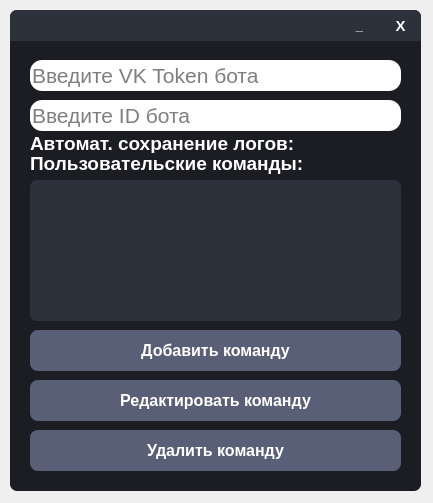
<?xml version="1.0" encoding="UTF-8"?>
<ui version="4.0">
 <class>Form</class>
 <widget class="QWidget" name="Form">
  <property name="geometry">
   <rect>
    <x>0</x>
    <y>0</y>
    <width>433</width>
    <height>503</height>
   </rect>
  </property>
  <property name="windowTitle">
   <string>Form</string>
  </property>
  <widget class="QFrame" name="Window">
   <property name="geometry">
    <rect>
     <x>10</x>
     <y>10</y>
     <width>411</width>
     <height>481</height>
    </rect>
   </property>
   <property name="styleSheet">
    <string notr="true">QFrame{
	border-radius: 7px;
	background-color: #1B1D23;
}

QLabel{
	color: white;
}</string>
   </property>
   <property name="frameShape">
    <enum>QFrame::StyledPanel</enum>
   </property>
   <property name="frameShadow">
    <enum>QFrame::Raised</enum>
   </property>
   <widget class="QFrame" name="WindowFrame">
    <property name="geometry">
     <rect>
      <x>0</x>
      <y>0</y>
      <width>411</width>
      <height>31</height>
     </rect>
    </property>
    <property name="styleSheet">
     <string notr="true">QFrame{
	border-bottom-left-radius: 0px;
	border-bottom-right-radius: 0px;
	background-color: #2C313C;
}</string>
    </property>
    <property name="frameShape">
     <enum>QFrame::StyledPanel</enum>
    </property>
    <property name="frameShadow">
     <enum>QFrame::Raised</enum>
    </property>
    <widget class="QPushButton" name="CloseWindowButton">
     <property name="geometry">
      <rect>
       <x>370</x>
       <y>0</y>
       <width>41</width>
       <height>31</height>
      </rect>
     </property>
     <property name="font">
      <font>
       <pointsize>11</pointsize>
       <weight>75</weight>
       <bold>true</bold>
      </font>
     </property>
     <property name="cursor">
      <cursorShape>PointingHandCursor</cursorShape>
     </property>
     <property name="styleSheet">
      <string notr="true">QPushButton{
	color: white;
	border: none;
	border-top-right-radius: 7px;
	background-color: #2C313C;
}

QPushButton:hover{
	background-color: #45494D;
}

QPushButton:pressed{
	color: #EA2F4E;
}</string>
     </property>
     <property name="text">
      <string>X</string>
     </property>
    </widget>
    <widget class="QPushButton" name="MinimizeWindowButton">
     <property name="geometry">
      <rect>
       <x>329</x>
       <y>0</y>
       <width>41</width>
       <height>31</height>
      </rect>
     </property>
     <property name="font">
      <font>
       <pointsize>10</pointsize>
       <weight>75</weight>
       <bold>true</bold>
      </font>
     </property>
     <property name="cursor">
      <cursorShape>PointingHandCursor</cursorShape>
     </property>
     <property name="styleSheet">
      <string notr="true">QPushButton{
	color: white;
	border: none;
	border-top-right-radius: 7px;
	background-color: #2C313C;
}

QPushButton:hover{
	background-color: #45494D;
}

QPushButton:pressed{
	color: #EA2F4E;
}</string>
     </property>
     <property name="text">
      <string>_</string>
     </property>
     <property name="default">
      <bool>false</bool>
     </property>
    </widget>
    <widget class="QPushButton" name="SaveBotSettingsButton">
     <property name="geometry">
      <rect>
       <x>298</x>
       <y>0</y>
       <width>31</width>
       <height>31</height>
      </rect>
     </property>
     <property name="font">
      <font>
       <pointsize>10</pointsize>
       <weight>75</weight>
       <bold>true</bold>
      </font>
     </property>
     <property name="cursor">
      <cursorShape>PointingHandCursor</cursorShape>
     </property>
     <property name="styleSheet">
      <string notr="true">QPushButton{
	border: none;
	border-top-right-radius: 7px;
	background-color: #2C313C;
}

QPushButton:hover{
	background-color: #45494D;
}</string>
     </property>
     <property name="text">
      <string/>
     </property>
     <property name="icon">
      <iconset>
       <normaloff>../../../Icons/SaveOff.png</normaloff>../../../Icons/SaveOff.png</iconset>
     </property>
     <property name="iconSize">
      <size>
       <width>25</width>
       <height>25</height>
      </size>
     </property>
    </widget>
   </widget>
   <widget class="QLineEdit" name="VKTokenLineEdit">
    <property name="geometry">
     <rect>
      <x>20</x>
      <y>50</y>
      <width>331</width>
      <height>31</height>
     </rect>
    </property>
    <property name="font">
     <font>
      <pointsize>16</pointsize>
      <weight>50</weight>
      <bold>false</bold>
     </font>
    </property>
    <property name="styleSheet">
     <string notr="true">QLineEdit{
	border-bottom-left-radius: 12px;
	border-top-left-radius: 12px;
}</string>
    </property>
    <property name="inputMethodHints">
     <set>Qt::ImhHiddenText|Qt::ImhNoAutoUppercase|Qt::ImhNoPredictiveText|Qt::ImhSensitiveData</set>
    </property>
    <property name="inputMask">
     <string/>
    </property>
    <property name="text">
     <string/>
    </property>
    <property name="frame">
     <bool>false</bool>
    </property>
    <property name="echoMode">
     <enum>QLineEdit::Password</enum>
    </property>
    <property name="placeholderText">
     <string>Введите VK Token бота</string>
    </property>
    <property name="cursorMoveStyle">
     <enum>Qt::LogicalMoveStyle</enum>
    </property>
   </widget>
   <widget class="QLineEdit" name="IDBotLineEdit">
    <property name="geometry">
     <rect>
      <x>20</x>
      <y>90</y>
      <width>371</width>
      <height>31</height>
     </rect>
    </property>
    <property name="font">
     <font>
      <pointsize>16</pointsize>
      <weight>50</weight>
      <bold>false</bold>
     </font>
    </property>
    <property name="styleSheet">
     <string notr="true">QLineEdit{
	border-radius: 12px;
}</string>
    </property>
    <property name="inputMask">
     <string/>
    </property>
    <property name="text">
     <string/>
    </property>
    <property name="frame">
     <bool>false</bool>
    </property>
    <property name="echoMode">
     <enum>QLineEdit::Normal</enum>
    </property>
    <property name="dragEnabled">
     <bool>false</bool>
    </property>
    <property name="readOnly">
     <bool>false</bool>
    </property>
    <property name="placeholderText">
     <string>Введите ID бота</string>
    </property>
   </widget>
   <widget class="QFrame" name="frame">
    <property name="geometry">
     <rect>
      <x>350</x>
      <y>50</y>
      <width>41</width>
      <height>31</height>
     </rect>
    </property>
    <property name="styleSheet">
     <string notr="true">QFrame{
	border-bottom-right-radius: 12px;
	border-top-right-radius: 12px;
	border-bottom-left-radius: 0px;
	border-top-left-radius: 0px;
	background-color: white;
}</string>
    </property>
    <property name="frameShape">
     <enum>QFrame::StyledPanel</enum>
    </property>
    <property name="frameShadow">
     <enum>QFrame::Raised</enum>
    </property>
    <widget class="QPushButton" name="ShowVKTokenButton">
     <property name="geometry">
      <rect>
       <x>0</x>
       <y>0</y>
       <width>41</width>
       <height>31</height>
      </rect>
     </property>
     <property name="styleSheet">
      <string notr="true">QPushButton{
	border: none;
}</string>
     </property>
     <property name="text">
      <string/>
     </property>
     <property name="icon">
      <iconset>
       <normaloff>../../../Icons/eyeOn.png</normaloff>../../../Icons/eyeOn.png</iconset>
     </property>
     <property name="iconSize">
      <size>
       <width>32</width>
       <height>32</height>
      </size>
     </property>
    </widget>
   </widget>
   <widget class="QLabel" name="label_2">
    <property name="geometry">
     <rect>
      <x>20</x>
      <y>143</y>
      <width>286</width>
      <height>21</height>
     </rect>
    </property>
    <property name="font">
     <font>
      <pointsize>14</pointsize>
      <weight>75</weight>
      <bold>true</bold>
     </font>
    </property>
    <property name="styleSheet">
     <string notr="true"/>
    </property>
    <property name="text">
     <string>Пользовательские команды:</string>
    </property>
   </widget>
   <widget class="QPushButton" name="UserCommandsButton">
    <property name="geometry">
     <rect>
      <x>304</x>
      <y>146</y>
      <width>20</width>
      <height>21</height>
     </rect>
    </property>
    <property name="cursor">
     <cursorShape>PointingHandCursor</cursorShape>
    </property>
    <property name="styleSheet">
     <string notr="true">QPushButton{
	border: none;
}</string>
    </property>
    <property name="text">
     <string/>
    </property>
    <property name="icon">
     <iconset>
      <normaloff>../../../Icons/Off.png</normaloff>../../../Icons/Off.png</iconset>
    </property>
    <property name="iconSize">
     <size>
      <width>16</width>
      <height>16</height>
     </size>
    </property>
   </widget>
   <widget class="QPushButton" name="AddUserCommandButton">
    <property name="geometry">
     <rect>
      <x>20</x>
      <y>320</y>
      <width>371</width>
      <height>41</height>
     </rect>
    </property>
    <property name="font">
     <font>
      <pointsize>12</pointsize>
      <weight>75</weight>
      <bold>true</bold>
     </font>
    </property>
    <property name="cursor">
     <cursorShape>PointingHandCursor</cursorShape>
    </property>
    <property name="styleSheet">
     <string notr="true">QPushButton{
	color: white;
	border-radius: 8px;
	background-color: #595F76;
}

QPushButton:hover{
	background-color: #50566E;
}

QPushButton:pressed{
	background-color: #434965;
}</string>
    </property>
    <property name="text">
     <string>Добавить команду</string>
    </property>
   </widget>
   <widget class="QListWidget" name="UserCommandsListWidget">
    <property name="geometry">
     <rect>
      <x>20</x>
      <y>170</y>
      <width>371</width>
      <height>141</height>
     </rect>
    </property>
    <property name="font">
     <font>
      <pointsize>14</pointsize>
      <weight>75</weight>
      <bold>true</bold>
     </font>
    </property>
    <property name="tabletTracking">
     <bool>false</bool>
    </property>
    <property name="autoFillBackground">
     <bool>false</bool>
    </property>
    <property name="styleSheet">
     <string notr="true">color: white;
border-radius: 7px;
background-color: #2C313C;
</string>
    </property>
    <property name="frameShape">
     <enum>QFrame::StyledPanel</enum>
    </property>
    <property name="frameShadow">
     <enum>QFrame::Sunken</enum>
    </property>
    <property name="lineWidth">
     <number>1</number>
    </property>
    <property name="verticalScrollBarPolicy">
     <enum>Qt::ScrollBarAsNeeded</enum>
    </property>
    <property name="horizontalScrollBarPolicy">
     <enum>Qt::ScrollBarAsNeeded</enum>
    </property>
    <property name="sizeAdjustPolicy">
     <enum>QAbstractScrollArea::AdjustIgnored</enum>
    </property>
    <property name="autoScroll">
     <bool>true</bool>
    </property>
    <property name="tabKeyNavigation">
     <bool>false</bool>
    </property>
    <property name="showDropIndicator" stdset="0">
     <bool>true</bool>
    </property>
    <property name="dragDropOverwriteMode">
     <bool>false</bool>
    </property>
    <property name="alternatingRowColors">
     <bool>false</bool>
    </property>
    <property name="verticalScrollMode">
     <enum>QAbstractItemView::ScrollPerItem</enum>
    </property>
    <property name="horizontalScrollMode">
     <enum>QAbstractItemView::ScrollPerItem</enum>
    </property>
    <property name="movement">
     <enum>QListView::Static</enum>
    </property>
    <property name="flow">
     <enum>QListView::TopToBottom</enum>
    </property>
    <property name="isWrapping" stdset="0">
     <bool>false</bool>
    </property>
    <property name="resizeMode">
     <enum>QListView::Fixed</enum>
    </property>
    <property name="layoutMode">
     <enum>QListView::SinglePass</enum>
    </property>
    <property name="viewMode">
     <enum>QListView::ListMode</enum>
    </property>
    <property name="uniformItemSizes">
     <bool>false</bool>
    </property>
    <property name="wordWrap">
     <bool>false</bool>
    </property>
    <property name="selectionRectVisible">
     <bool>false</bool>
    </property>
    <property name="sortingEnabled">
     <bool>false</bool>
    </property>
   </widget>
   <widget class="QPushButton" name="DeleteUserCommandButton">
    <property name="geometry">
     <rect>
      <x>20</x>
      <y>420</y>
      <width>371</width>
      <height>41</height>
     </rect>
    </property>
    <property name="font">
     <font>
      <pointsize>12</pointsize>
      <weight>75</weight>
      <bold>true</bold>
     </font>
    </property>
    <property name="cursor">
     <cursorShape>PointingHandCursor</cursorShape>
    </property>
    <property name="styleSheet">
     <string notr="true">QPushButton{
	color: white;
	border-radius: 8px;
	background-color: #595F76;
}

QPushButton:hover{
	background-color: #50566E;
}

QPushButton:pressed{
	background-color: #434965;
}</string>
    </property>
    <property name="text">
     <string>Удалить команду</string>
    </property>
   </widget>
   <widget class="QPushButton" name="EditUserCommandButton">
    <property name="geometry">
     <rect>
      <x>20</x>
      <y>370</y>
      <width>371</width>
      <height>41</height>
     </rect>
    </property>
    <property name="font">
     <font>
      <pointsize>12</pointsize>
      <weight>75</weight>
      <bold>true</bold>
     </font>
    </property>
    <property name="cursor">
     <cursorShape>PointingHandCursor</cursorShape>
    </property>
    <property name="styleSheet">
     <string notr="true">QPushButton{
	color: white;
	border-radius: 8px;
	background-color: #595F76;
}

QPushButton:hover{
	background-color: #50566E;
}

QPushButton:pressed{
	background-color: #434965;
}</string>
    </property>
    <property name="text">
     <string>Редактировать команду</string>
    </property>
   </widget>
   <widget class="QLabel" name="label_3">
    <property name="geometry">
     <rect>
      <x>20</x>
      <y>123</y>
      <width>281</width>
      <height>20</height>
     </rect>
    </property>
    <property name="font">
     <font>
      <pointsize>14</pointsize>
      <weight>75</weight>
      <bold>true</bold>
     </font>
    </property>
    <property name="styleSheet">
     <string notr="true"/>
    </property>
    <property name="text">
     <string>Автомат. сохранение логов:</string>
    </property>
   </widget>
   <widget class="QPushButton" name="AutomatiSaveLogButton">
    <property name="geometry">
     <rect>
      <x>298</x>
      <y>126</y>
      <width>20</width>
      <height>21</height>
     </rect>
    </property>
    <property name="cursor">
     <cursorShape>PointingHandCursor</cursorShape>
    </property>
    <property name="styleSheet">
     <string notr="true">QPushButton{
	border: none;
}</string>
    </property>
    <property name="text">
     <string/>
    </property>
    <property name="icon">
     <iconset>
      <normaloff>../../../Icons/Off.png</normaloff>../../../Icons/Off.png</iconset>
    </property>
    <property name="iconSize">
     <size>
      <width>16</width>
      <height>16</height>
     </size>
    </property>
   </widget>
   <zorder>frame</zorder>
   <zorder>WindowFrame</zorder>
   <zorder>VKTokenLineEdit</zorder>
   <zorder>IDBotLineEdit</zorder>
   <zorder>label_2</zorder>
   <zorder>UserCommandsButton</zorder>
   <zorder>AddUserCommandButton</zorder>
   <zorder>UserCommandsListWidget</zorder>
   <zorder>DeleteUserCommandButton</zorder>
   <zorder>EditUserCommandButton</zorder>
   <zorder>label_3</zorder>
   <zorder>AutomatiSaveLogButton</zorder>
  </widget>
 </widget>
 <resources/>
 <connections/>
</ui>
